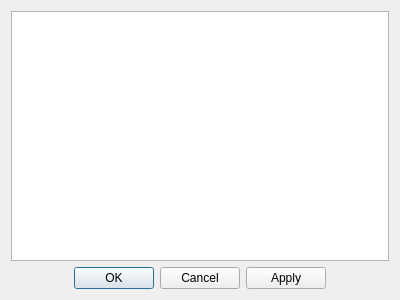
<?xml version="1.0" encoding="UTF-8"?>
<ui version="4.0">
 <class>UserVariablesEditor</class>
 <widget class="QDialog" name="UserVariablesEditor">
  <property name="geometry">
   <rect>
    <x>0</x>
    <y>0</y>
    <width>400</width>
    <height>300</height>
   </rect>
  </property>
  <property name="windowTitle">
   <string>Dialog</string>
  </property>
  <layout class="QVBoxLayout" name="verticalLayout">
   <item>
    <widget class="QTableView" name="variable_table"/>
   </item>
   <item>
    <widget class="QDialogButtonBox" name="buttonBox">
     <property name="orientation">
      <enum>Qt::Horizontal</enum>
     </property>
     <property name="standardButtons">
      <set>QDialogButtonBox::Apply|QDialogButtonBox::Cancel|QDialogButtonBox::Ok</set>
     </property>
     <property name="centerButtons">
      <bool>true</bool>
     </property>
    </widget>
   </item>
  </layout>
 </widget>
 <resources/>
 <connections>
  <connection>
   <sender>buttonBox</sender>
   <signal>accepted()</signal>
   <receiver>UserVariablesEditor</receiver>
   <slot>accept()</slot>
   <hints>
    <hint type="sourcelabel">
     <x>248</x>
     <y>254</y>
    </hint>
    <hint type="destinationlabel">
     <x>157</x>
     <y>274</y>
    </hint>
   </hints>
  </connection>
  <connection>
   <sender>buttonBox</sender>
   <signal>rejected()</signal>
   <receiver>UserVariablesEditor</receiver>
   <slot>reject()</slot>
   <hints>
    <hint type="sourcelabel">
     <x>316</x>
     <y>260</y>
    </hint>
    <hint type="destinationlabel">
     <x>286</x>
     <y>274</y>
    </hint>
   </hints>
  </connection>
 </connections>
</ui>
